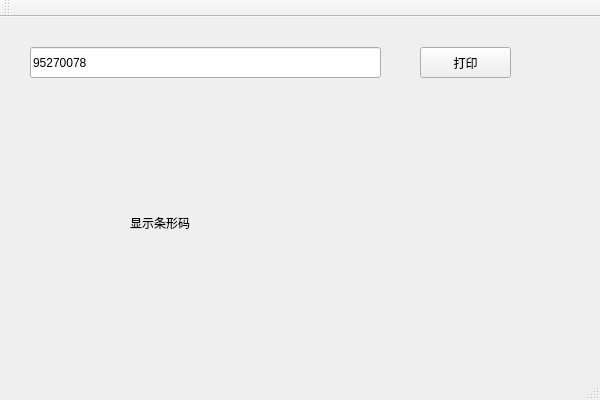
<?xml version="1.0" encoding="UTF-8"?>
<ui version="4.0">
 <class>BarCodeMainWnd</class>
 <widget class="QMainWindow" name="BarCodeMainWnd">
  <property name="geometry">
   <rect>
    <x>0</x>
    <y>0</y>
    <width>600</width>
    <height>400</height>
   </rect>
  </property>
  <property name="windowTitle">
   <string>BarCodeMainWnd</string>
  </property>
  <widget class="QWidget" name="centralWidget">
   <widget class="QLineEdit" name="lineEdit">
    <property name="geometry">
     <rect>
      <x>30</x>
      <y>30</y>
      <width>351</width>
      <height>31</height>
     </rect>
    </property>
    <property name="text">
     <string>95270078</string>
    </property>
   </widget>
   <widget class="QPushButton" name="btnPrint">
    <property name="geometry">
     <rect>
      <x>420</x>
      <y>30</y>
      <width>91</width>
      <height>31</height>
     </rect>
    </property>
    <property name="text">
     <string>打印</string>
    </property>
   </widget>
   <widget class="QLabel" name="label">
    <property name="geometry">
     <rect>
      <x>130</x>
      <y>90</y>
      <width>321</width>
      <height>231</height>
     </rect>
    </property>
    <property name="text">
     <string>显示条形码</string>
    </property>
   </widget>
  </widget>
  <widget class="QMenuBar" name="menuBar">
   <property name="geometry">
    <rect>
     <x>0</x>
     <y>0</y>
     <width>600</width>
     <height>23</height>
    </rect>
   </property>
  </widget>
  <widget class="QToolBar" name="mainToolBar">
   <attribute name="toolBarArea">
    <enum>TopToolBarArea</enum>
   </attribute>
   <attribute name="toolBarBreak">
    <bool>false</bool>
   </attribute>
  </widget>
  <widget class="QStatusBar" name="statusBar"/>
 </widget>
 <layoutdefault spacing="6" margin="11"/>
 <resources/>
 <connections/>
</ui>
